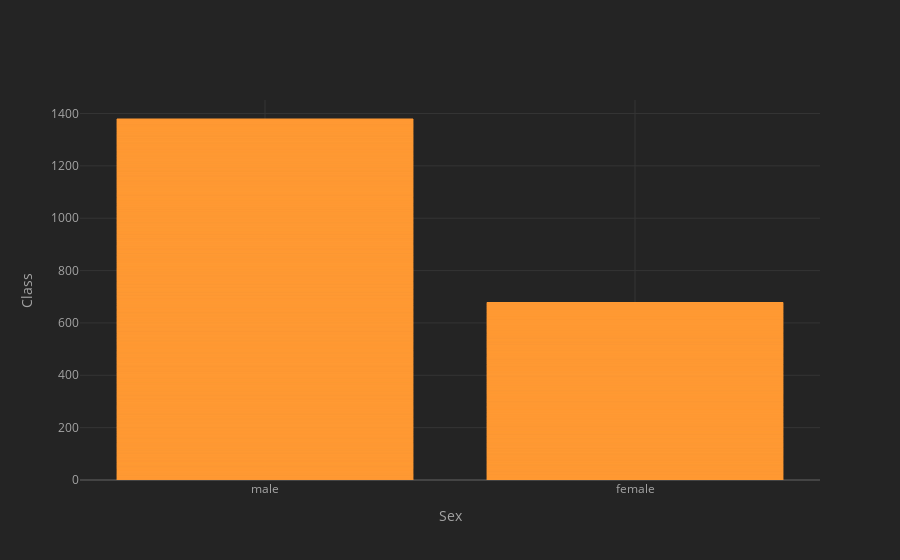

Notebook code for this chart:
### Code cell
titanic.iplot(kind='bar',x='sex',y='pclass',xTitle='Sex',
    yTitle='Class',)

### Figure 1 — Plotly figure (JSON) as saved in the notebook; plotly's stock layout.template omitted (floating-point values rounded to 4 significant figures; data arrays with more than 128 entries replaced by an {"elided": "..."} marker saying what was removed)
{"data": [{"marker": {"color": "rgba(255, 153, 51, 0.6)", "line": {"color": "rgba(255, 153, 51, 1.0)", "width": 1}}, "name": "pclass", "orientation": "v", "text": "", "type": "bar", "x": {"elided": "891 str values"}, "y": {"elided": "891 int values"}}], "layout": {"legend": {"bgcolor": "#242424", "font": {"color": "#F4F4F4"}}, "paper_bgcolor": "#242424", "plot_bgcolor": "#242424", "title": {"font": {"color": "#F4F4F4"}}, "xaxis": {"gridcolor": "#343434", "showgrid": true, "tickfont": {"color": "#A4A4A4"}, "title": {"font": {"color": "#A4A4A4"}, "text": "Sex"}, "zerolinecolor": "#444444"}, "yaxis": {"gridcolor": "#343434", "showgrid": true, "tickfont": {"color": "#A4A4A4"}, "title": {"font": {"color": "#A4A4A4"}, "text": "Class"}, "zerolinecolor": "#444444"}}}
